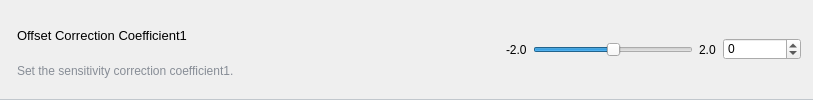
              <widget class="QGroupBox" name="groupBox_9">
               <property name="minimumSize">
                <size>
                 <width>0</width>
                 <height>50</height>
                </size>
               </property>
               <property name="styleSheet">
                <string notr="true">QGroupBox {
	border-top:none;
	border-bottom:1px solid #C1C7CD;
}</string>
               </property>
               <property name="flat">
                <bool>true</bool>
               </property>
               <layout class="QHBoxLayout" name="horizontalLayout_11">
                <item>
                 <layout class="QVBoxLayout" name="verticalLayout_12">
                  <property name="spacing">
                   <number>0</number>
                  </property>
                  <property name="leftMargin">
                   <number>5</number>
                  </property>
                  <property name="topMargin">
                   <number>6</number>
                  </property>
                  <item>
                   <widget class="QLabel" name="label_26">
                    <property name="font">
                     <font>
                      <pointsize>10</pointsize>
                     </font>
                    </property>
                    <property name="styleSheet">
                     <string notr="true"/>
                    </property>
                    <property name="text">
                     <string>Offset Correction Coefficient1</string>
                    </property>
                   </widget>
                  </item>
                  <item>
                   <widget class="QLabel" name="label_27">
                    <property name="styleSheet">
                     <string notr="true">color:rgb(135, 141, 150)</string>
                    </property>
                    <property name="text">
                     <string>Set the sensitivity correction coefficient1.</string>
                    </property>
                   </widget>
                  </item>
                 </layout>
                </item>
                <item>
                 <spacer name="horizontalSpacer_9">
                  <property name="orientation">
                   <enum>Qt::Orientation::Horizontal</enum>
                  </property>
                  <property name="sizeHint" stdset="0">
                   <size>
                    <width>266</width>
                    <height>20</height>
                   </size>
                  </property>
                 </spacer>
                </item>
                <item>
                 <widget class="QLabel" name="offset_coef1_min">
                  <property name="styleSheet">
                   <string notr="true">background-color:none
</string>
                  </property>
                  <property name="text">
                   <string>-2.0</string>
                  </property>
                 </widget>
                </item>
                <item>
                 <widget class="QSlider" name="offset_coef1_slider">
                  <property name="sizePolicy">
                   <sizepolicy hsizetype="Minimum" vsizetype="Fixed">
                    <horstretch>0</horstretch>
                    <verstretch>0</verstretch>
                   </sizepolicy>
                  </property>
                  <property name="minimumSize">
                   <size>
                    <width>160</width>
                    <height>0</height>
                   </size>
                  </property>
                  <property name="styleSheet">
                   <string notr="true">background-color:none
</string>
                  </property>
                  <property name="minimum">
                   <number>-20</number>
                  </property>
                  <property name="maximum">
                   <number>20</number>
                  </property>
                  <property name="orientation">
                   <enum>Qt::Orientation::Horizontal</enum>
                  </property>
                  <property name="invertedAppearance">
                   <bool>false</bool>
                  </property>
                  <property name="invertedControls">
                   <bool>false</bool>
                  </property>
                 </widget>
                </item>
                <item>
                 <widget class="QLabel" name="offset_coef1_max">
                  <property name="sizePolicy">
                   <sizepolicy hsizetype="Minimum" vsizetype="Preferred">
                    <horstretch>0</horstretch>
                    <verstretch>0</verstretch>
                   </sizepolicy>
                  </property>
                  <property name="minimumSize">
                   <size>
                    <width>18</width>
                    <height>0</height>
                   </size>
                  </property>
                  <property name="styleSheet">
                   <string notr="true">background-color:none
</string>
                  </property>
                  <property name="text">
                   <string>2.0</string>
                  </property>
                 </widget>
                </item>
                <item>
                 <widget class="QSpinBox" name="offset_coef1_spin">
                  <property name="minimumSize">
                   <size>
                    <width>78</width>
                    <height>0</height>
                   </size>
                  </property>
                  <property name="locale">
                   <locale language="English" country="UnitedStates"/>
                  </property>
                  <property name="minimum">
                   <number>-2</number>
                  </property>
                  <property name="maximum">
                   <number>2</number>
                  </property>
                  <property name="singleStep">
                   <number>0</number>
                  </property>
                 </widget>
                </item>
               </layout>
              </widget>
